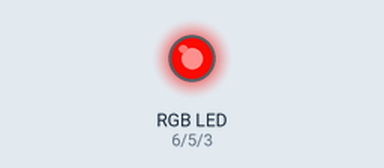
This sketch was run on a simulated Arduino Uno, built with avr-gcc and run on an emulated ATmega328P. Shown: an RGB LED mixed from three pins (HIGH = lit).

Above: at 0.15 s.
At 5.56 s:
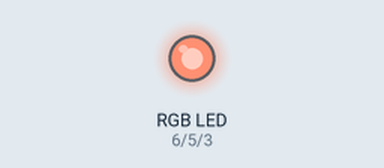
At 10.06 s:
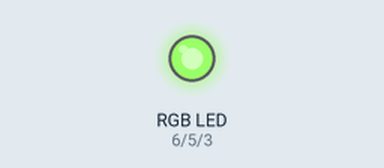
At 19.98 s:
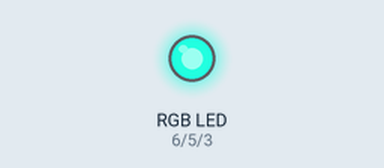
At 29.9 s:
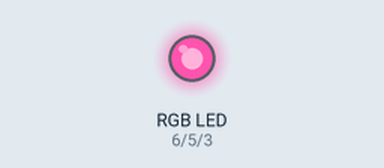
At 39.82 s:
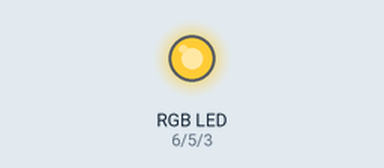
Timing chart, 0 to 40.0 s (numbered marks = the images above):
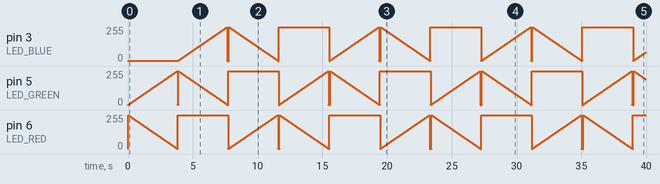

The sketch:

lab2_c.ino
```cpp
#define LED_RED 6
#define LED_GREEN 5
#define LED_BLUE 3

int intensity_red = 255;
int intensity_green = 1;
int intensity_blue = 1;
int current = LED_RED;

void setup()
{
  pinMode(LED_RED, OUTPUT);
  digitalWrite(LED_RED, 255);

  pinMode(LED_GREEN, OUTPUT);
  digitalWrite(LED_GREEN, 0);

  pinMode(LED_BLUE, OUTPUT);
  digitalWrite(LED_BLUE, 0);
}


void loop() {
  if (current == LED_RED) {
    if (intensity_red == 0) current = LED_GREEN;
    intensity_red--;
    intensity_green++;
  } else if (current == LED_GREEN) {
    if (intensity_green == 0) current = LED_BLUE;
    intensity_green--;
    intensity_blue++;
  } else {
    if (intensity_blue == 0) current = LED_RED;
    intensity_blue--;
    intensity_red++;
  }

  delay(15);
  analogWrite(LED_RED, intensity_red);
  analogWrite(LED_GREEN, intensity_green);
  analogWrite(LED_BLUE, intensity_blue);
}
```
